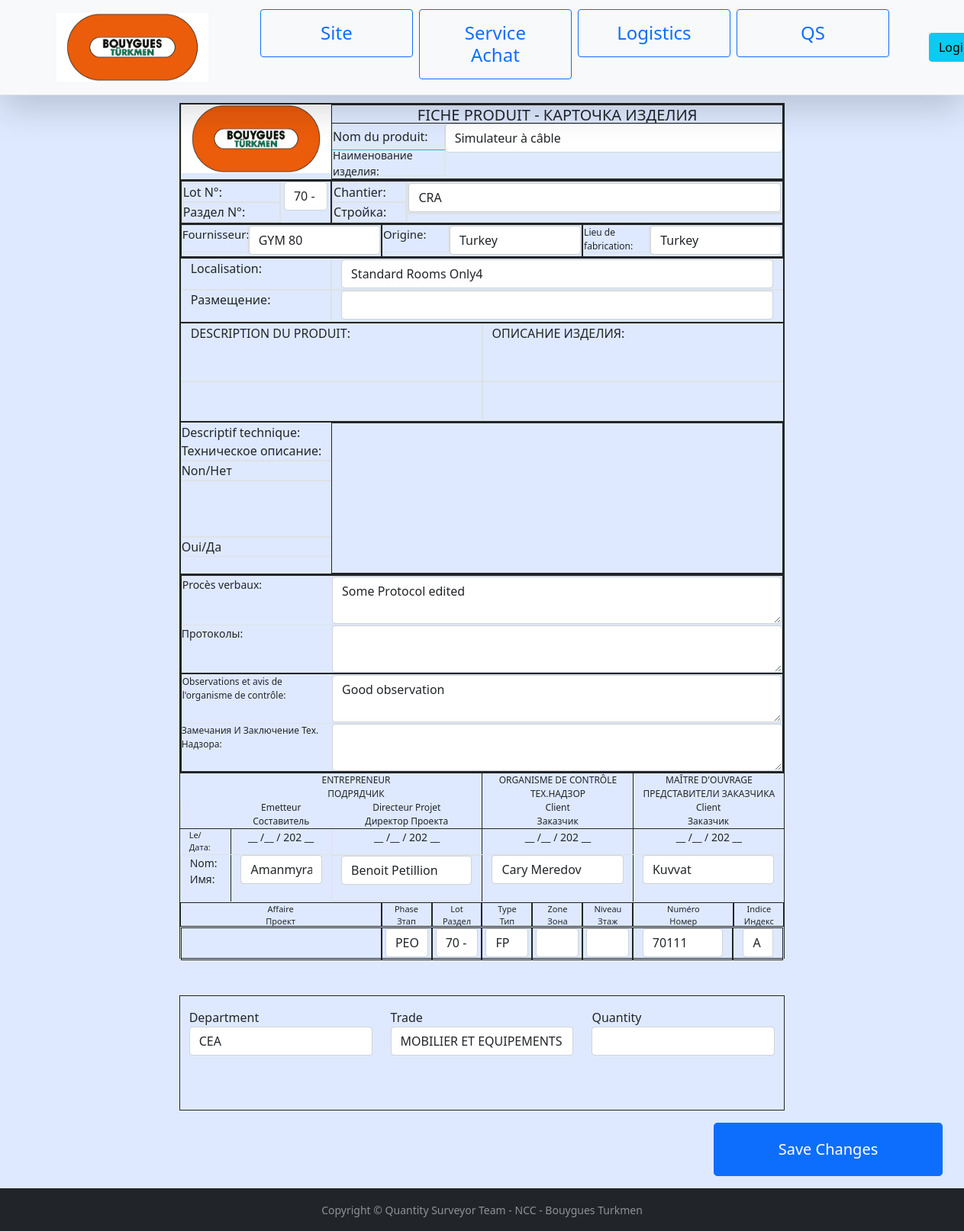
/fps/1/change/, run on an earlier commit of the app's database.
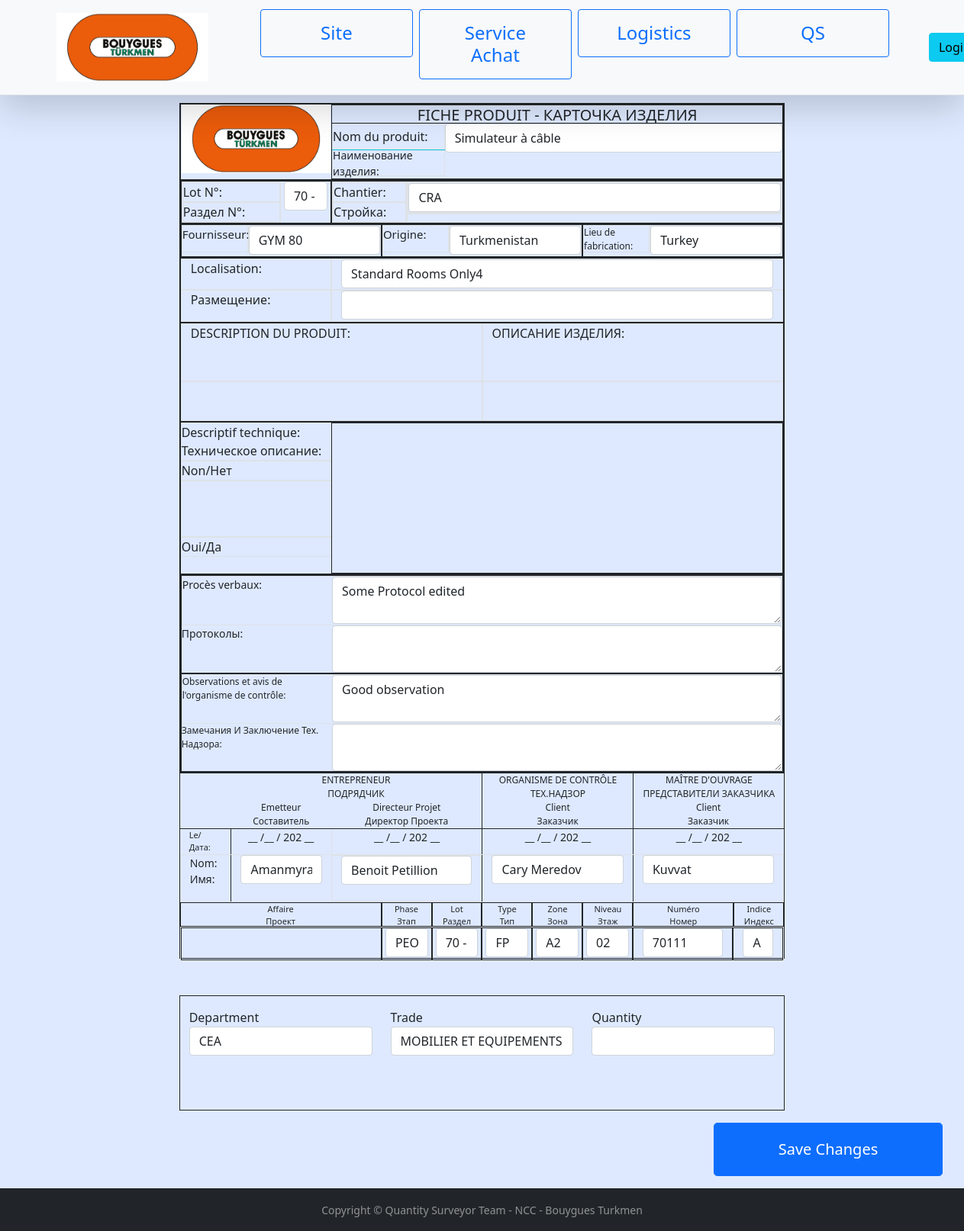
And on a later commit of the database.
### fiche_produit/models.py (models this page shows, shortened)
class ProductCard(models.Model):
    number = models.CharField(max_length=10, blank=True, null=True)
    product = models.ForeignKey(Product, on_delete=models.SET_NULL, blank=True, null=True)
    provider = models.ForeignKey(Provider, on_delete=models.SET_NULL, blank=True, null=True)
    origin = models.ForeignKey(Country, on_delete=models.SET_NULL, blank=True, null=True, related_name='origin_country')
    manufactured_in = models.ForeignKey(Country, on_delete=models.SET_NULL, blank=True, null=True, related_name='manufactured_country')
    project = models.ForeignKey(Project,on_delete=models.SET_NULL, blank=True, null=True)
    department = models.ForeignKey(Department, on_delete=models.SET_NULL, blank=True, null=True)
    location_fr = models.CharField(max_length=300, blank=True, null=True)
    location_ru = models.CharField(max_length=300, blank=True, null=True)
    zone = models.CharField(max_length=2, blank=True, null=True)
    level = models.CharField(max_length=2, blank=True, null=True)
    rooms = models.ManyToManyField(Room, blank=True, null=True,  through='ProductCardRoom')
    trade = models.ForeignKey(Trade, on_delete=models.SET_NULL, blank=True, null=True)
    lot = models.ForeignKey(Lot, on_delete=models.SET_NULL, blank=True, null=True)
    fp_type =  models.ForeignKey(FPType, on_delete=models.SET_NULL, blank=True, null=True)
    phase = models.ForeignKey(Phase, on_delete=models.SET_NULL, blank=True, null=True)
    index = models.CharField(max_length=2, blank=True, null=True)
    protocol_fr = models.TextField(max_length=500, blank=True, null=True)
    protocol_ru = models.TextField(max_length=500, blank=True, null=True)
    observation_fr =models.TextField(max_length=500, blank=True, null=True)
    observation_ru =models.TextField(max_length=500, blank=True, null=True)
    annexe5s = models.ManyToManyField('Annexe5', blank=True, null=True,  through='ProductCardAnnexe5')
    quantity = models.DecimalField(max_digits=12, decimal_places=2, blank=True, null=True)
    sign_contractor1 = models.ForeignKey(Employee, on_delete=models.SET_NULL, blank=True, null=True, related_name='sign_emetteur')
    sign_contractor2 = models.ForeignKey(Employee, on_delete=models.SET_NULL, blank=True, null=True, related_name='sign_director')
    sign_tehnadzor = models.CharField(max_length=200, blank=True, null=True)
    sign_client = models.ForeignKey(Client,on_delete=models.SET_NULL, blank=True, null=True)
    date_contractor = models.DateTimeField(auto_now=True, blank=True, null=True)
    date_tehnadzor = models.DateTimeField(auto_now=True, blank=True, null=True)
    date_client = models.DateTimeField(auto_now=True, blank=True, null=True)
    created_by = models.ForeignKey(Employee, on_delete=models.SET_NULL, blank=True, null=True, related_name='created')
    created_at = models.DateTimeField(auto_now=True, blank=True, null=True)
    note_for_achat = models.TextField(max_length=500, blank=True, null=True)
    class Meta:
        constraints = [models.UniqueConstraint(fields=['project','number'], name = 'project-fp-number')]

### fiche_produit/views.py (the view, shortened to what this page needs)
# urls.py: path('fps/<int:pk>/change/', fpchange_view, name='fpchange'),
def fpchange_view(request, **kwargs):
    fp_id = kwargs.get('pk')
    print('fp will change fp with an id:', fp_id)
    fp = get_object_or_404(ProductCard, pk = fp_id)
    form = FPModelForm(instance = fp)
    context = {'form': form}
    context['submit_button_name'] = 'Save Changes'
    return render(request, 'site/fpform.html', context)

### fiche_produit/forms.py
class FPModelForm(forms.ModelForm):
    class Meta:
        model = ProductCard
        fields = '__all__'
    def __init__(self, *args, **kwargs):
        super().__init__(*args, **kwargs)
        for fld in self.fields:
            self.fields[fld].widget.attrs={
                'class': 'form-control'
            }

### fiche_produit/context_processors.py (called while the page is built)
def project_renderer(request):
    return {
        'projects': Project.objects.all()
    }

def lot_renderer(request):
    return {
        'lots': Lot.objects.all()
    }

def trade_renderer(request):
    return {
        'trades': Trade.objects.all()
    }

def annexe5_renderer(request):
    return {
        'annexe5s': Annexe5.objects.all()
    }

def provider_renderer(request):
    return {
        'providers': Provider.objects.all()
    }

### fiche_produit/models.py (called while the page is built)
    def __str__(self):
        if self.name_fr:
            return self.name_fr
        else:
            return super().__str__()

    def __str__(self):
        return str(self.number) + ' - ' + str(self.name_fr) if self.number else super().__str__()

    def __str__(self):
        return str(self.code) if self.code else super().__str__()

    def __str__(self):
        return str(self.name_fr) if self.name_fr else super().__str__()

### templates/site/fpform.html (shortened to what this page needs)
{% extends 'base.html' %}
{% load static %}
{% block content %}
{% include "fiche_produit/fiche_produit_edit_form.html" with fp_form=form fp_submit_button_name=submit_button_name %}
{% endblock %}

### templates/fiche_produit/fiche_produit_edit_form.html (shortened to what the changed rows need)
{% load static %}
<form method="POST">
<div class="container border border-dark " style="width:210mm; height: 297mm;">
<div class="row border border-dark" style="height: 100px;">
    <div class="col-9 border border-dark">
        <div class="row border-top border-dark p-0" style="height: 35px;">
            <div class="col-9 text-center p-0">
                {{ fp_form.product }}
            </div>
        </div>
    </div>
</div>
<div class="row border border-dark"  style="height: 57px;">
    <div class="col-3 border border-dark">
        <div class="row">
            <div class="col-4 text-center h4 px-1" >
                {{ fp_form.lot }}
            </div>
        </div>
    </div>
    <div class=" col-9 border border-dark">
        <div class="row">
            <div class="col-10 border">
                <div class="row border">
                    {{ fp_form.project }}
                </div>
            </div>
        </div>
    </div>
</div>
<div class="row border border-dark p-0"  style="height: 45px;">
    <div class="col-4 h-100 border border-dark">
        <div class="row">
            <div class="col-8">
                <div class="row border" style="height: 36px;">
                    {{ fp_form.provider }}
                </div>
            </div>
        </div>
    </div>
    <div class="col-4 h-100  border border-dark">
        <div class="row">
            <div class="col-8">
                <div class="row border" style="height: 36px;">
                    {{ fp_form.origin }}
                </div>
            </div>
        </div>
    </div>
    <div class="col-4 h-100  border border-dark">
        <div class="row">
            <div class="col-8">
                <div class="row border" style="height: 36px;">
                    {{ fp_form.manufactured_in }}
                </div>
            </div>
        </div>
    </div>
</div>
<div class="row border border-dark" style="height: 85px;">
    <div class="row p-0 m-0">
        <div class="col-9 border">
            {{ fp_form.location_fr }}
        </div>
    </div>
    <div class="row p-0 m-0">
        <div class="col-9 border">
            {{ fp_form.location_ru }}
        </div>
    </div>
</div>
<div class="row border border-dark " style="height: 260px;font-size: 14px;">
    <div class="border border-dark p-0 m-0">
        <div class="row p-0 border border-end m-0" style="height: 65px;">
            <div class="col-9  p-0 m-0">
                {{ fp_form.protocol_fr }}
            </div>
        </div>
        <div class="row p-0 m-0" style="height: 30px;">
            <div class="col-9  p-0 m-0">
                {{ fp_form.protocol_ru }}
            </div>
        </div>
    </div>
    <div class="border border-dark p-0 m-0">
        <div class="row p-0 border border-end m-0" style="height: 65px;">
            <div class="col-9  p-0 m-0">
                {{ fp_form.observation_fr }}
            </div>
        </div>
        <div class="row p-0 m-0" style="height: 30px;">
            <div class="col-9  p-0 m-0">
                {{ fp_form.observation_ru }}
            </div>
        </div>
    </div>
</div>
<div class="row border" style="font-size: 14px;">
    <div class="col-2 border-start border-dark">
        {{ fp_form.sign_contractor1 }} <br>
    </div>
    <div class="col-3 border">
        {{ fp_form.sign_contractor2 }} <br>
    </div>
    <div class="col-3 border-start border-dark">
        {{ fp_form.sign_tehnadzor }} <br>
    </div>
    <div class="col-3 border-start border-dark">
        {{ fp_form.sign_client }} <br>
    </div>
</div>
<div class="row border border" style="font-size: 14px; height: 45px;">
    <div class="col-1 border border-dark h-100 text-center px-1">
                {{ fp_form.phase}}
    </div>
    <div class="col-1 border border-dark h-100 text-center px-1">
                {{ fp_form.lot }}
    </div>
    <div class="col-1 border border-dark h-100 text-center px-1">
                {{ fp_form.fp_type }}
    </div>
    <div class="col-1 border border-dark h-100 text-center px-1">
                {{ fp_form.zone }}
    </div>
    <div class="col-1 border border-dark h-100 text-center px-1">
                {{ fp_form.level }}
    </div>
    <div class="col-2 border border-dark h-100 text-center">
                {{ fp_form.number }}
    </div>
    <div class="col-1 border border-dark h-100 text-center">
                {{ fp_form.index }}
    </div>
</div>
</div>
<div class="container border border-dark mt-5 " style="width:210mm; height: 40mm;">
    <div class="row justify-content-center mt-3">
        <div class="form-group col-md-4">
          <label for="{{fp_form.department.id_for_label}}">Department</label>
          {{ fp_form.department }}
        </div>
        <div class="form-group col-md-4">
            <label for="{{fp_form.trade.id_for_label}}">Trade</label>
            {{ fp_form.trade }}
        </div>
        <div class="form-group col-md-4">
            <label for="{{fp_form.quantity.id_for_label}}">Quantity</label>
            {{ fp_form.quantity }}
        </div>
    </div>
</div>
</form>

What changed in the data, as far as the page shows it:
changed ProductCard "Simulateur à câble": origin "Turkey" → "Turkmenistan"; zone (not shown) → "A2"; level (not shown) → "02"
